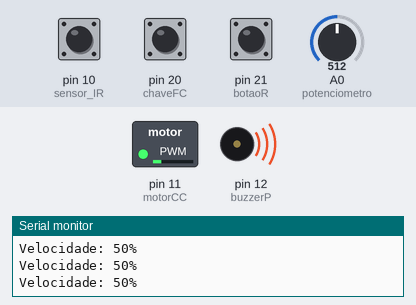
This sketch was run on a simulated Arduino Mega 2560, built with avr-gcc and run on an emulated ATmega2560. Parts: switched loads named in the sketch (green lamp = pin HIGH), buzzer (waves = sounding), the last lines printed to the serial monitor. The test bench sets the inputs (shaded band); at power-on: A0 (potenciometro) = 512, pin 21 (botaoR) HIGH, pin 10 (sensor_IR) HIGH, pin 20 (chaveFC) HIGH.

Above: at 1.8 s.
1.9 s: A0 (potenciometro) set to 716
At 3.0 s:
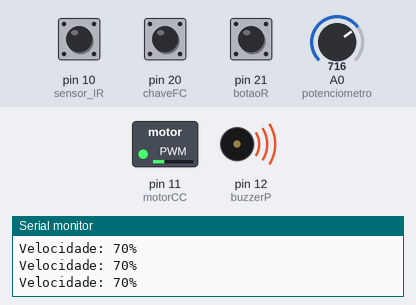
3.4 s: pin 21 (botaoR) pulled LOW for 0.15 s
At 3.71 s:
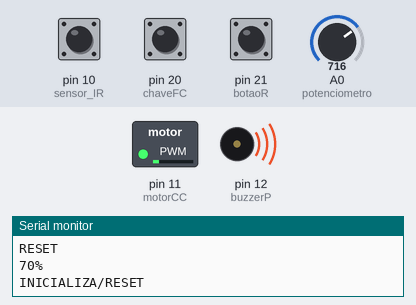
13.5 s: pin 21 (botaoR) pulled LOW for 1 s
At 13.81 s:
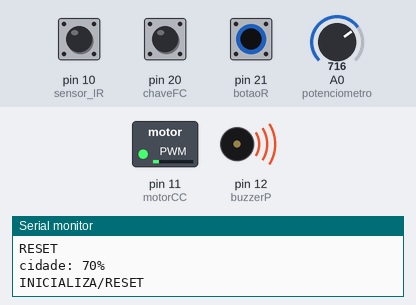
Timing chart, 0 to 16.5 s (numbered marks = the images above; inputs shaded):
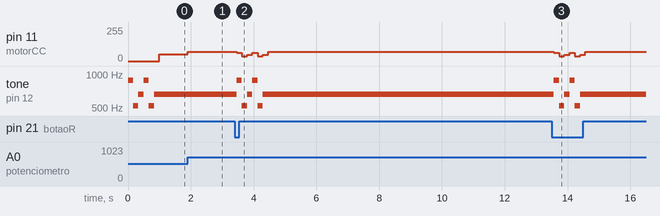

Measured:
- after the input at 1.9 s, pin 11 (motorCC): 51/255 → 71/255 at once
- after the input at 3.4 s, pin 11 (motorCC): 71/255 → 63/255 after 0.06 s, → 37/255 0.17 s later, → 47/255 0.17 s later, → 63/255 0.17 s later, … (7 changes in this stretch); tone on pin 12 (buzzerP): plays 880 Hz for 0.17 s, 521 Hz for 0.17 s, 661 Hz for 0.17 s, 880 Hz for 0.17 s, 521 Hz for 0.17 s, 661 Hz for 9.2 s, starting after 0.06 s
- after the input at 13.5 s, pin 11 (motorCC): 71/255 → 63/255 after 0.07 s, → 37/255 0.17 s later, → 47/255 0.17 s later, → 63/255 0.17 s later, … (7 changes in this stretch); tone on pin 12 (buzzerP): plays 880 Hz for 0.17 s, 521 Hz for 0.17 s, 661 Hz for 0.17 s, 880 Hz for 0.17 s, 521 Hz for 0.17 s, 661 Hz for 3.1 s, starting after 0.07 s
- by itself, tone on pin 12 (buzzerP): plays 880 Hz for 0.17 s, 521 Hz for 0.17 s, 661 Hz for 0.17 s, 880 Hz for 0.17 s, 521 Hz for 0.17 s, 661 Hz for 1.1 s

The sketch:

projeto_grupo.ino
```cpp
#include <avr/io.h>
#include <util/delay.h>
#include <avr/interrupt.h>

#ifndef F_CPU
#define F_CPU 16000000UL
#endif

// ========== DEFINIÇÃO DAS VARIÁVEIS ==========
#define potenciometro PF0 // PC0 // PF0 (U:A0, M:A0)
#define motorCC PB5 // PB1 // PB5		(U:9, M:11)

#define botaoR PD0 // PD2 // PD0		(U:2, M:21)
#define buzzerP PB6 // PB2 // PB6		(U:10, M:12)

#define chaveFC PD1 // PD3 // PD1		(U:3, M:20)

#define sensorForca PF1 // PC1 // PF1	(U:A1, M:A1)

#define led_power PG5 // PD4 // PG5		(U:4, M:4)
#define led_leitura PE3 // PD5 // PE3	(U:5, M:5)

#define sensor_IR PB4 // PB4 // PB4		(U:12, M:10) (PCINT[4])

volatile uint8_t reset = 0;
volatile uint8_t pesar = 0;
volatile uint8_t motor_vel = 0;
volatile float peso = 0.0;
volatile uint16_t quant_produto = 0;

char buffer[10]; // buffer para conversão do valor ADC
// =============================================

// ========== DECLARAÇÃO DAS FUNÇÕES ==========
uint8_t canal_adc(uint8_t canal);
void inicializa();
void transporte();
void pesagem();
// ============================================

// ===== SERIAL APENAS PARA VISUALIZACAO DOS DADOS =====
// Inicializa o USART com 9600 bps (para 16 MHz clock)
void USART_Init(unsigned int ubrr) {
    UBRR0H = (unsigned char)(ubrr>>8);
    UBRR0L = (unsigned char)ubrr;
    UCSR0B = (1<<TXEN0);                // Habilita transmissão
    UCSR0C = (1<<UCSZ01) | (1<<UCSZ00); // 8 bits de dados, 1 stop bit
}

// Envia um caractere via USART
void USART_Transmit(unsigned char data) {
    while (!(UCSR0A & (1<<UDRE0)));  // Espera buffer estar vazio
    UDR0 = data;
}

// Envia uma string via USART
void USART_SendString(const char* str) {
    while (*str) {
        USART_Transmit(*str++);
    }
}
// ============================================

// ===== Função para trocar entre os canais de ADC =====
uint8_t canal_adc(uint8_t canal) {
  // Mantem a configuração do ADMUX e seleciona o novo canal
  ADMUX = (ADMUX & 0xF0) | (canal & 0x0F);
  // tempo para o canal estabilizar
  _delay_us(10);
  // Inicia conversão ADC
  ADCSRA |= (1 << ADSC);
  // Espera a conversão terminar
  while (ADCSRA & (1 << ADSC));

  // Retorna o valor de 8 bits
  return ADCH;
}
// ============================================

// ===== Função para inicilização ou reset =====
void inicializa() {
  uint16_t freq[] = {440, 260, 330, 440, 260, 330};
  uint16_t top;

  for(uint8_t i=0; i<6; i++) {
    // Ativa saída PWM no buzzer
    TCCR1A |= (1 << COM1B1);

    top = (F_CPU / (2UL * 64UL * freq[i])) - 1; // usa prescaler 64
    ICR1 = top;
    OCR1B = top / 2; // buzzer no canal B
    _delay_ms(100);

    // Desliga PWM e zera pino para evitar ruído
    TCCR1A &= ~(1 << COM1B1);
    PORTB &= ~(1 << buzzerP);

    _delay_ms(50);
    USART_SendString("\nINICIALIZA/RESET\n");
  }
}
// ============================================

// Função para tranporte
void transporte() {
  // POTENCIOMETRO -------------------------------

  // Recebe o valor do ADCH convertido do potenciômetro
  motor_vel = canal_adc(0x00);
  // Ajusta para porcentagem
  motor_vel /= 2.55;

  // Atualiza PWM com o valor lido do potenciômetro
  ICR1 = 250;
  OCR1A = motor_vel;

  // Converte para string
  itoa(motor_vel, buffer, 10);

  // Envia via serial
  USART_SendString("Velocidade: ");
  USART_SendString(buffer);
  USART_SendString("%\r\n"); // Adiciona símbolo de porcentagem e nova linha
}

// Função para pesagem
void pesagem() {
  while(peso <= 10) {
    // Recebe o valor do ADCH convertido do sensor de força
    peso = canal_adc(0x01);
    // Limite da leitura no simulador foi 116
    // Calibração para limitar em 10 Kg
    peso /= 10.0;

    // Converte para string
    dtostrf(peso, 5, 2, buffer); // 5 caracteres, 2 casas decimais

    // Envia via serial
    USART_SendString("PESO: ");
    USART_SendString(buffer);
    USART_SendString(" Kg\r\n");
  }
  // redefinir variaveis

}
//--------------------------------------------


int main(void) {
  // Configuração UART: 9600 bps (para 16MHz)
  USART_Init(103);  // UBRR = 103 para 9600 bps com F_CPU = 16MHz

  // POTENCIOMETRO
  DDRF &= ~(1<<potenciometro); // PC0 ou PF0 como entrada (ADC0) potenciometro

  // MOTOR CC
  DDRB |= (1 << motorCC); // PB1 ou PB5 como saída (OCR1A) motor

  // Botão para reset
  DDRD &= ~(1 << botaoR); // PD2 ou PD0 como entrada para botão
  PORTD |= (1 << botaoR); // ativa pull-up interno

  // Buzzer passivo
  DDRB |= (1 << buzzerP); // PB2 ou PB6 como saída (OCR1B) buzzer passivo

  // Chave fim de curso (simulado por botão)
  DDRD &= ~(1 << chaveFC); // PD3 ou PD1 como entrada para botão
  PORTD |= (1 << chaveFC); // ativa pull-up interno

  //LARISSA ADICIONOU POTENCIOMETRO E SENSOR DE FORCA MAS N SEI SE TA CERTO
  DDRF &= ~ (1<<sensorForca);

  // Led de funcionamento e de leitura do sensor IR
  DDRG &= (1 << led_power);
  DDRE &= (1 << led_leitura);

  DDRB &= ~(1 << sensor_IR); // PB4 como entrada (PCINT[4]) sensor_IR

  // Configuração ADC
  ADMUX = (1<<REFS0) | (1<<ADLAR); // Referência AVCC
  ADCSRA = (1<<ADEN) | 0x07; // Habilita ADC, prescaler de 128

  // === CONFIGURAÇÃO DO TIMER1 PARA Fast PWM, Modo 14 ===
  TCCR1A = (1 << COM1A1) | (1 << COM1B1) | (1 << WGM11); // OC1A não invertido
  TCCR1B = (1 << WGM13) | (1 << WGM12) | (1 << CS11) | (1 << CS10); // Prescaler 64
  OCR1A = 0; // Ciclo inicial do PWM (motor desligado)
  OCR1B = 0; // Ciclo inicial do PWM (buzzer passivo desligado)

  // Configuração da Interrupção Externa
  EIMSK |= (1 << INT0) | (1 << INT1);  // Habilita interrupção externa INT0 e INT1
  EICRA |= (1 << ISC01); // Dispara na borda de descida

  // Configuração da Interrupção por Mudança de Pino
  PCICR |= (1 << PCIE0);
  PCMSK0 |= (1 << PCINT4);
  // ----------

  sei();				 //Habilita interrupções globalmente

  PORTG |= (1 << led_power);
  inicializa();

  while(1) {
    //
    PORTE &= ~(1 << led_leitura);

    transporte();

    // Salta para a função de inicialização/reset
    if(reset == 1) {
      reset = 0;
      inicializa();
    }

    // Salta para a função de pesagem
    if(pesar == 1) {
      pesar = 0;
      pesagem();
    }

  }
}

ISR(INT0_vect) {
  _delay_ms(50);  // aguarda 50 ms para estabilizar o botão
  if (!(PIND & (1 << botaoR))) {  // verifica se o botão ainda está pressionado
    //reset = 1;
    reset = 1;
  }

  // Envia via serial
  USART_SendString("\nRESET\n");
}

ISR(INT1_vect) {
  _delay_ms(50);  // aguarda 50 ms para estabilizar o botão
  if (!(PIND & (1 << chaveFC))) {  // verifica se o botão ainda está pressionado
    pesar = 1;
  }

  // Envia via serial
  USART_SendString("\nPESAGEM\n");
}

ISR(PCINT0_vect) {
  //
  _delay_ms(20); // debounce simples
  char num[10];
  if ( !(PINF & (1 << sensorForca)) ) {
    quant_produto++;
    PORTE |= (1 << led_leitura); // acende led
    itoa(quant_produto, num, 10);
    USART_SendString(num);
    USART_SendString("\nLEITURA\n");
  }
}
```
